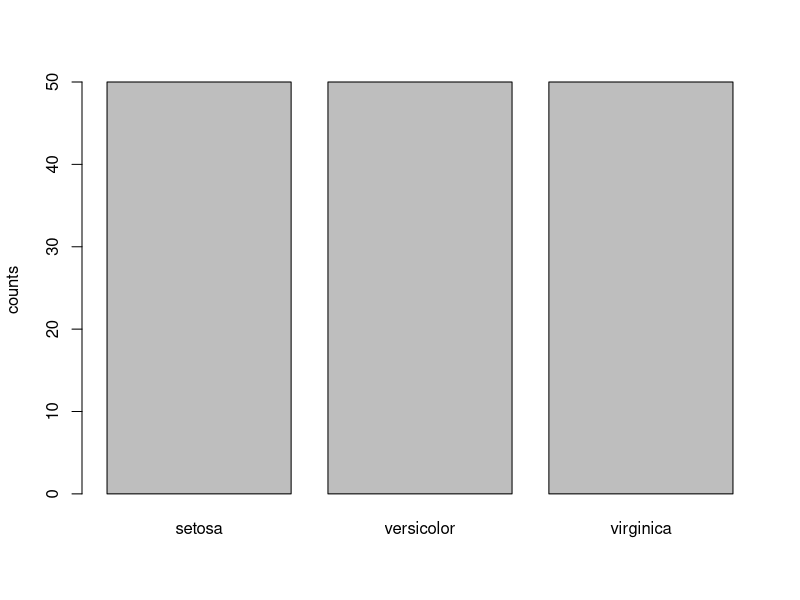
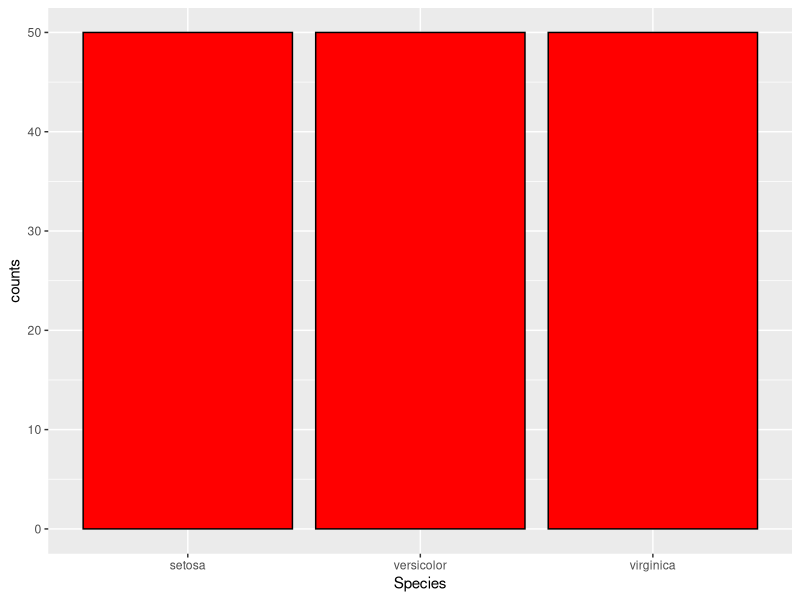
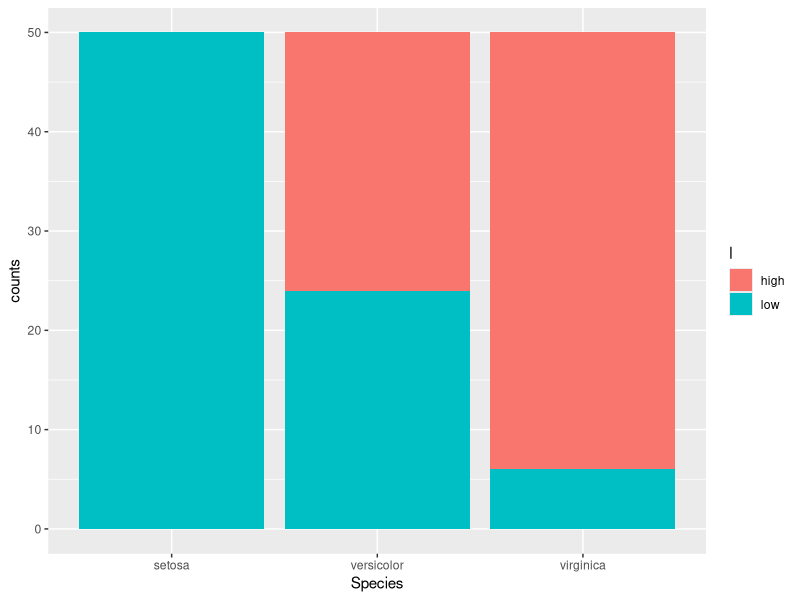
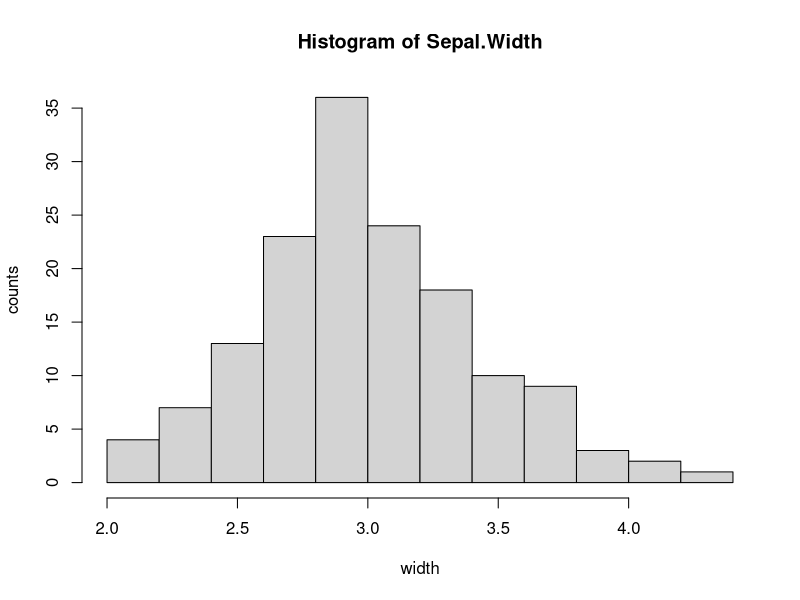
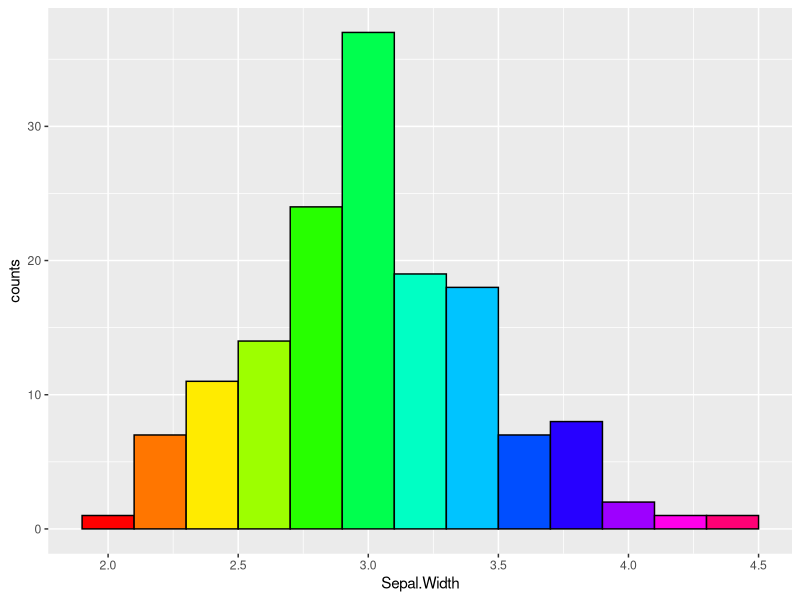
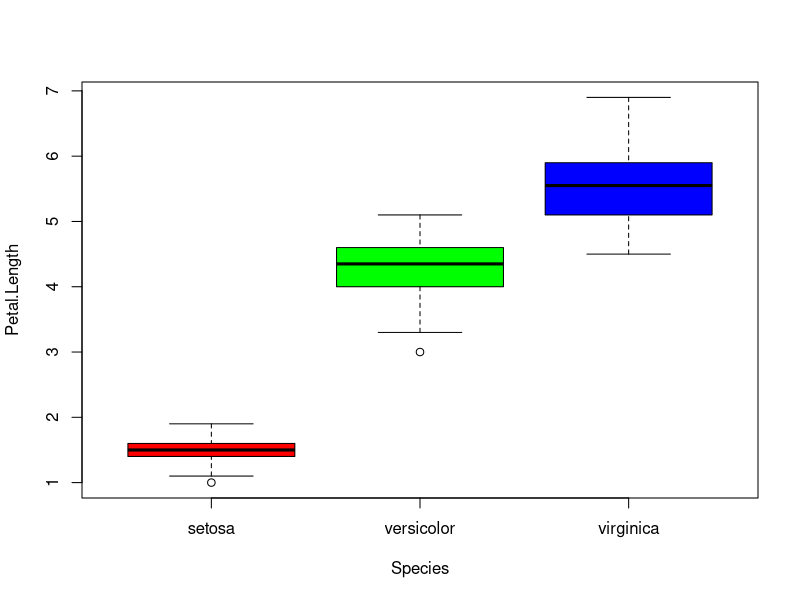
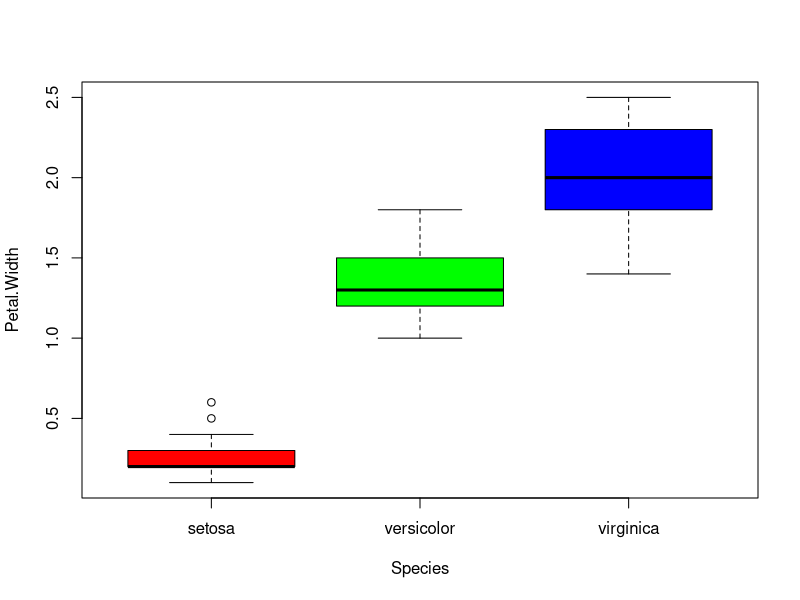
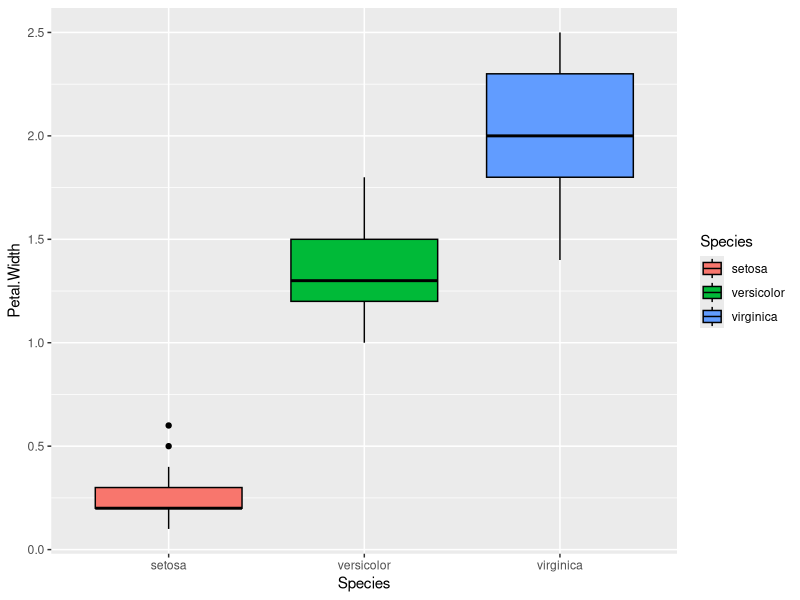

Source code (R) for these figures, in order:
DIR=getwd()
setwd("E:\\Rcode\\data")

library(dplyr)
data(iris)
attach(iris)
f1 <- filter(iris,Sepal.Length>5,Petal.Length<2)
f1
f2 <- filter(iris,Sepal.Length>5,Petal.Length>2)
f2
f3 <- filter(iris,Sepal.Length<5,Petal.Length<2)
f3
f4 <- filter(iris,Sepal.Length<5,Petal.Length>2)
f4

s1 <- select(iris,Sepal.Length:Petal.Length)[1:5,]
s1
summary(s1)
s1.g <- group_by(s1,Sepal.Width)
summarise(s1,n=n(),l1.m=mean(Sepal.Length),l2.m=mean(Petal.Length))
summarise(s1.g,n=n(),l1.m=mean(Sepal.Length),l2.m=mean(Petal.Length))

a1 <- arrange(iris,Sepal.Length,desc(Petal.Length))[1:5,]
a1
a2 <- arrange(iris,Sepal.Length,desc(Petal.Length)) %>%
       select(Sepal.Length:Petal.Length) %>%
        head(5)
a2

library(ggplot2)
Species.tab <- table(Species)
Species.tab

barplot(Species.tab,ylab = "counts")
qplot(Species,fill=I("#FF0000"),col=I("#000000"),ylab = "counts")

iris$l <- ifelse(Sepal.Length > median(Sepal.Length),"high","low")
iris$l <- as.factor(iris$l)
qplot(Species,data=iris,fill=l,ylab = "counts")
hist(Sepal.Width,breaks = 10,xlab = "width",ylab = "counts")
qplot(Sepal.Width,fill=I(rainbow(13)),col=I("#000000"),ylab = "counts",binwidth=0.2)

boxplot(Petal.Length~Species,col=rainbow(3))
boxplot(Petal.Width~Species,col=rainbow(3))
qplot(Species,Petal.Width,fill=Species,col=I("#000000"),geom="boxplot")
qplot(Species,Petal.Width,fill=I(rainbow(3)),col=I("#000000"),geom="boxplot")

plot(Sepal.Width,Petal.Length,ylab = "Petal.Length")
title(main = "iris",xlab = "",ylab = "")
qplot(Sepal.Width,Petal.Length,col=Species,size=iris$l,
      ylab = "Petal.Length")
qplot(Sepal.Width,Petal.Length,col=iris$l,shape=Species,
      ylab = "Petal.Length")

qplot(Sepal.Width,Petal.Length,col=iris$l,shape=Species,data=iris,
      ylab = "Petal.Length",facets = ~Species)
qplot(Sepal.Width,Petal.Length,col=iris$l,shape=Species,data=iris,
      ylab = "Petal.Length",facets = Species~.)

qplot(Sepal.Width,Petal.Length,col=iris$l,shape=Species,data=iris,
      ylab = "Petal.Length",facets = l~Species)


ggplot(iris,aes(x=Sepal.Width,y=Petal.Length)) + 
  geom_point(aes(shape=Species),color="#FF0000",size=2)
ggplot(iris,aes(x=Sepal.Width,y=Petal.Length)) + 
  geom_point(aes(shape=Species,color=Petal.Width),size=2) 

ggplot(iris) + geom_point(aes(x=Sepal.Width,y=Petal.Length,color=Petal.Width),size=2) 
ggplot(iris) + geom_point(aes(x=Sepal.Width,y=Petal.Length,color=Petal.Width),shape=Species,size=2)
ggplot(iris,aes(x=Sepal.Width,y=Petal.Length)) + 
  geom_line(aes(color=Species),size=1)

ggplot(iris,aes(x=Sepal.Width,y=Petal.Length)) + 
  geom_line(aes(color=Species),size=1) + 
  scale_color_manual(values = c("red", "blue", "green"))

p <- ggplot(iris) + geom_bar(aes(Species,col=I("#000000")),width=0.5,fill="#FF0000") +
  labs(x="Species",title="iris") + theme(plot.title = element_text(hjust = 0.5), panel.grid = element_blank())

p
iris1 <- data.frame(Species.tab) %>% mutate(f=round(Freq/sum(Freq),digits = 3))
ggplot(iris1) + geom_bar(aes(Species,f,col=I("#000000")),width=0.5,fill="#FF0000",stat="identity") +
  scale_y_continuous(labels = scales::percent, limits = c(0,0.35)) +
  xlab("Species") + ylab("Freq") + ggtitle("iris") + theme_bw()

p1<- p + geom_text(aes(Species),stat="count",
            label=paste(iris1$f*100,'%',sep=''),
            colour = "black", vjust=-0.3, size=3)
p1
ggsave("iris2.tiff",dpi = 500,plot = p1)

ggplot(iris) + geom_histogram(aes(Petal.Length,col=I("#000000")),fill="#FF0000",binwidth=0.2)
ggplot(iris) + geom_density(aes(Petal.Length,col=I("#000000")),fill="#FF0000")
ggplot(iris,aes(x=Sepal.Width,y=Petal.Length)) + 
  geom_area(aes(fill=Species),col="#000000")

ggplot(iris,aes(x=Sepal.Width,y=Petal.Length)) + 
  geom_point(aes(color=Species,shape=Species),size=2) + 
  labs(title = "Differential Species",x="Sepal.Width",y="Petal.Length") +
  theme(legend.position="right", legend.title = element_blank(),panel.grid = element_blank())

ggsave("iris1.tiff",dpi = 500)


